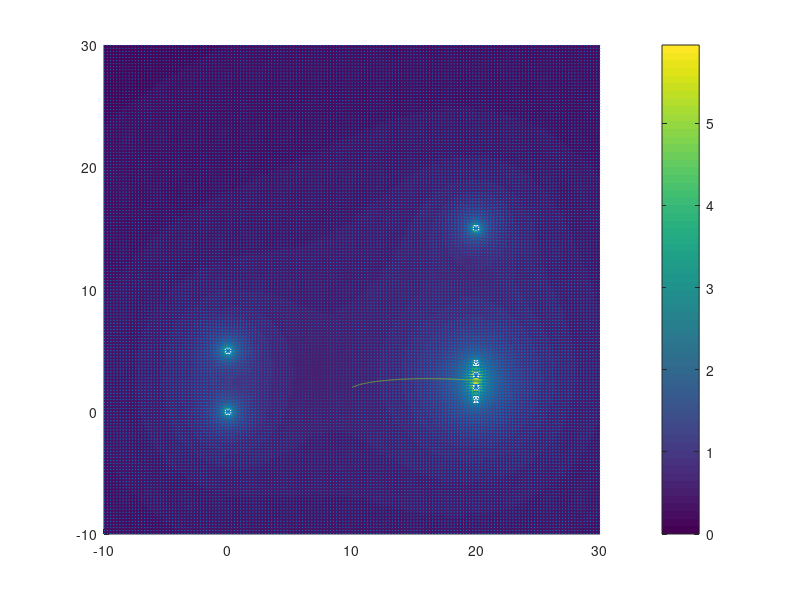

Source code (MATLAB):
% This method uses a damped gravitational field to determine the
% indirect residual. It relies on an efficiently calculated steady state
% solution. 

xl = -10;
xu = 30;
yl = -10;
yu = 30;

potentialSolutions = [[0;0], [20;4], [20;1], [20;2], [20;3], [20;15], [0;5]];
error = [0.1, 1, 1, 0.01, 0.01, 0.1, 0.001];
mass = exp(-error);

pointArray = [];
vectorArray = [];
magArray = [];

% generate force field vectors
resolution = 4;

for x = (xl:(1/resolution):xu)
    for y = (yl:(1/resolution):yu)
        % create the force
        force = [0;0];
        forceMag = 0;
        for index = (1:length(potentialSolutions))
            tmp = (mass(index) / norm(potentialSolutions(1:2, index) - [x;y])) * ((potentialSolutions(1:2, index) - [x;y])/norm(potentialSolutions(1:2, index) - [x;y]));
            force = force + tmp;
            forceMag = forceMag + norm(tmp);
        end
        pointArray = [pointArray, [x;y]];
        vectorArray = [vectorArray, 1e12 * sqrt(norm(force)) * force / norm(force)];
        magArray = [magArray, forceMag];
    end
end



% numerical solve

x = [10;2];
dx = [0;0];

cd = 0.5;

solArray = [];

dt = 0.1;

for t = (0:dt:1000)
    
    solArray = [solArray, x];
    
    % create the force
    force = [0;0];
    for index = (1:length(potentialSolutions))
         force = force +  (mass(index) / (norm(potentialSolutions(1:2, index) - x)^2 + 1)) * ((potentialSolutions(1:2, index) - x)/(norm(potentialSolutions(1:2, index) - x) + 1));
    end
  
    % add damping
    force = force - cd * dx;
    
    % integrate
    x = x + dx * dt + 0.5 * force * dt^2;
    dx = dx + force * dt;
    
end


%scatter(potentialSolutions(1, :), potentialSolutions(2, :), 100 * mass, 'o')
xlim([xl, xu])
ylim([xl, xu])
hold on
length(magArray)
pcolor(reshape(pointArray(1, :),[(resolution*(xu-xl) + 1), (resolution*(yu-yl) + 1)]), reshape(pointArray(2, :),[(resolution*(xu-xl) + 1), (resolution*(yu-yl) + 1)]), reshape(magArray,[(resolution*(xu-xl) + 1), (resolution*(yu-yl) + 1)]));
shading interp
quiver(pointArray(1, :), pointArray(2, :), vectorArray(1, :), vectorArray(2, :))
colorbar

plot(solArray(1, :), solArray(2, :))
